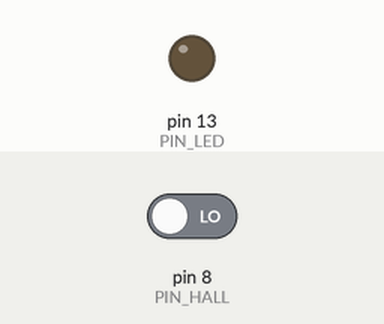
Simulated run of this sketch. Board: Arduino Uno, built with avr-gcc and run on an emulated ATmega328P. On the bench: output pins drawn as LEDs (lit = HIGH). Inputs (shaded band) come from the test bench; at power-on: pin 8 (PIN_HALL) LOW. What the sketch prints to the serial monitor is not drawn.

Above: at 2.2 s.
2.3 s: pin 8 (PIN_HALL) driven HIGH
At 2.7 s:
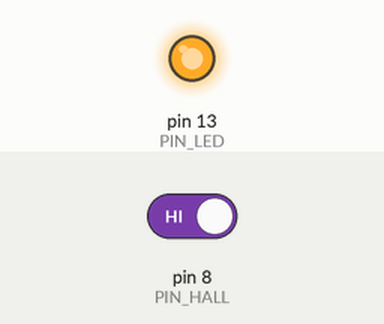
3.8 s: pin 8 (PIN_HALL) driven LOW
At 5.0 s:
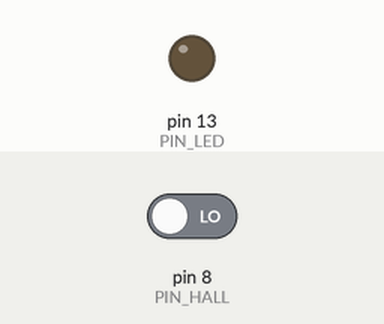
Timing chart, 0 to 6.8 s (numbered marks = the images above; inputs shaded):
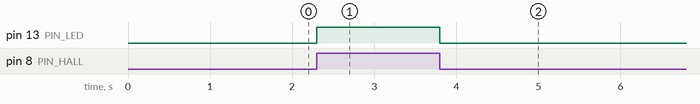

Measured:
- after the input at 2.3 s, pin 13 (PIN_LED): LOW → HIGH at once
- after the input at 3.8 s, pin 13 (PIN_LED): HIGH → LOW at once

The sketch:

Test.ino
```cpp
int PIN_HALL = 8;
int PIN_LED = 13;

int hallState = 0;

void setup() {
  Serial.begin(115200);
  pinMode(PIN_HALL, INPUT);
  pinMode(PIN_LED, OUTPUT);
  Serial.println("Hello");
  delay(1000);
}

void loop() {
  hallState = digitalRead(PIN_HALL);
  digitalWrite(PIN_LED, hallState);
  Serial.print(millis());
  Serial.print(": ");
  Serial.println(hallState);
}
```
